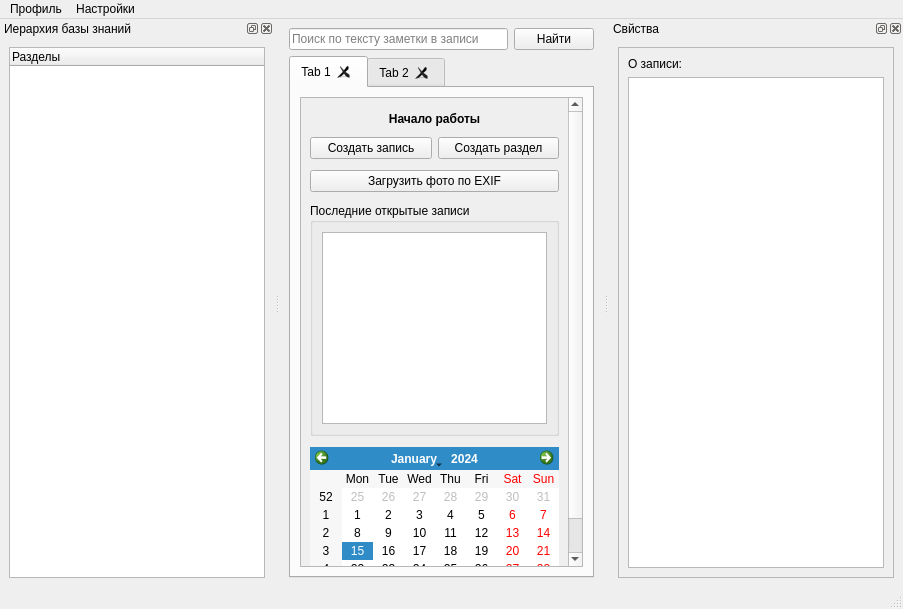
<?xml version="1.0" encoding="UTF-8"?>
<ui version="4.0">
 <class>MainWindow</class>
 <widget class="QMainWindow" name="MainWindow">
  <property name="geometry">
   <rect>
    <x>0</x>
    <y>0</y>
    <width>903</width>
    <height>609</height>
   </rect>
  </property>
  <property name="windowTitle">
   <string>MainWindow</string>
  </property>
  <property name="toolButtonStyle">
   <enum>Qt::ToolButtonStyle::ToolButtonTextBesideIcon</enum>
  </property>
  <property name="documentMode">
   <bool>false</bool>
  </property>
  <property name="dockNestingEnabled">
   <bool>false</bool>
  </property>
  <widget class="QWidget" name="centralwidget">
   <layout class="QVBoxLayout" name="verticalLayout_3">
    <item>
     <layout class="QHBoxLayout" name="horizontalLayout">
      <item>
       <widget class="QLineEdit" name="search_line_edit">
        <property name="inputMask">
         <string/>
        </property>
        <property name="text">
         <string/>
        </property>
        <property name="placeholderText">
         <string>Поиск по тексту заметки в записи</string>
        </property>
       </widget>
      </item>
      <item>
       <widget class="QPushButton" name="search_button">
        <property name="text">
         <string>Найти</string>
        </property>
       </widget>
      </item>
     </layout>
    </item>
    <item>
     <widget class="QTabWidget" name="main_tabs">
      <property name="enabled">
       <bool>true</bool>
      </property>
      <property name="autoFillBackground">
       <bool>false</bool>
      </property>
      <property name="tabPosition">
       <enum>QTabWidget::TabPosition::North</enum>
      </property>
      <property name="tabShape">
       <enum>QTabWidget::TabShape::Rounded</enum>
      </property>
      <property name="currentIndex">
       <number>0</number>
      </property>
      <property name="documentMode">
       <bool>false</bool>
      </property>
      <property name="tabsClosable">
       <bool>true</bool>
      </property>
      <property name="movable">
       <bool>true</bool>
      </property>
      <property name="tabBarAutoHide">
       <bool>true</bool>
      </property>
      <widget class="QWidget" name="tab">
       <attribute name="title">
        <string>Tab 1</string>
       </attribute>
       <layout class="QHBoxLayout" name="horizontalLayout_2">
        <item>
         <layout class="QVBoxLayout" name="verticalLayout_4">
          <item>
           <widget class="QScrollArea" name="scrollArea">
            <property name="widgetResizable">
             <bool>true</bool>
            </property>
            <widget class="QWidget" name="scrollAreaWidgetContents">
             <property name="geometry">
              <rect>
               <x>0</x>
               <y>0</y>
               <width>445</width>
               <height>591</height>
              </rect>
             </property>
             <layout class="QVBoxLayout" name="verticalLayout_6">
              <item>
               <spacer name="verticalSpacer">
                <property name="orientation">
                 <enum>Qt::Orientation::Vertical</enum>
                </property>
                <property name="sizeType">
                 <enum>QSizePolicy::Policy::Minimum</enum>
                </property>
                <property name="sizeHint" stdset="0">
                 <size>
                  <width>20</width>
                  <height>5</height>
                 </size>
                </property>
               </spacer>
              </item>
              <item>
               <widget class="QLabel" name="label">
                <property name="sizePolicy">
                 <sizepolicy hsizetype="Minimum" vsizetype="Maximum">
                  <horstretch>0</horstretch>
                  <verstretch>0</verstretch>
                 </sizepolicy>
                </property>
                <property name="tabletTracking">
                 <bool>false</bool>
                </property>
                <property name="text">
                 <string>&lt;html&gt;&lt;head/&gt;&lt;body&gt;&lt;p&gt;&lt;span style=&quot; font-weight:700;&quot;&gt;Начало работы&lt;/span&gt;&lt;/p&gt;&lt;/body&gt;&lt;/html&gt;</string>
                </property>
                <property name="textFormat">
                 <enum>Qt::TextFormat::AutoText</enum>
                </property>
                <property name="scaledContents">
                 <bool>false</bool>
                </property>
                <property name="alignment">
                 <set>Qt::AlignmentFlag::AlignCenter</set>
                </property>
                <property name="wordWrap">
                 <bool>false</bool>
                </property>
                <property name="openExternalLinks">
                 <bool>false</bool>
                </property>
               </widget>
              </item>
              <item>
               <spacer name="verticalSpacer_3">
                <property name="orientation">
                 <enum>Qt::Orientation::Vertical</enum>
                </property>
                <property name="sizeType">
                 <enum>QSizePolicy::Policy::Minimum</enum>
                </property>
                <property name="sizeHint" stdset="0">
                 <size>
                  <width>20</width>
                  <height>5</height>
                 </size>
                </property>
               </spacer>
              </item>
              <item>
               <layout class="QHBoxLayout" name="horizontalLayout_3">
                <item>
                 <widget class="QPushButton" name="create_entry_button">
                  <property name="text">
                   <string>Создать запись</string>
                  </property>
                 </widget>
                </item>
                <item>
                 <widget class="QPushButton" name="create_section_button">
                  <property name="text">
                   <string>Создать раздел</string>
                  </property>
                 </widget>
                </item>
               </layout>
              </item>
              <item>
               <spacer name="verticalSpacer_4">
                <property name="orientation">
                 <enum>Qt::Orientation::Vertical</enum>
                </property>
                <property name="sizeType">
                 <enum>QSizePolicy::Policy::Minimum</enum>
                </property>
                <property name="sizeHint" stdset="0">
                 <size>
                  <width>20</width>
                  <height>5</height>
                 </size>
                </property>
               </spacer>
              </item>
              <item>
               <widget class="QPushButton" name="load_photo_by_exif_button">
                <property name="text">
                 <string>Загрузить фото по EXIF</string>
                </property>
               </widget>
              </item>
              <item>
               <spacer name="verticalSpacer_2">
                <property name="orientation">
                 <enum>Qt::Orientation::Vertical</enum>
                </property>
                <property name="sizeType">
                 <enum>QSizePolicy::Policy::Minimum</enum>
                </property>
                <property name="sizeHint" stdset="0">
                 <size>
                  <width>20</width>
                  <height>5</height>
                 </size>
                </property>
               </spacer>
              </item>
              <item>
               <widget class="QGroupBox" name="groupBox">
                <property name="sizePolicy">
                 <sizepolicy hsizetype="Preferred" vsizetype="Minimum">
                  <horstretch>0</horstretch>
                  <verstretch>150</verstretch>
                 </sizepolicy>
                </property>
                <property name="title">
                 <string>Последние открытые записи</string>
                </property>
                <layout class="QVBoxLayout" name="verticalLayout_7">
                 <item>
                  <layout class="QVBoxLayout" name="verticalLayout_5">
                   <item>
                    <widget class="QListWidget" name="last_opened_list">
                     <property name="frameShadow">
                      <enum>QFrame::Shadow::Sunken</enum>
                     </property>
                     <property name="sortingEnabled">
                      <bool>true</bool>
                     </property>
                    </widget>
                   </item>
                  </layout>
                 </item>
                </layout>
               </widget>
              </item>
              <item>
               <spacer name="verticalSpacer_5">
                <property name="orientation">
                 <enum>Qt::Orientation::Vertical</enum>
                </property>
                <property name="sizeType">
                 <enum>QSizePolicy::Policy::Minimum</enum>
                </property>
                <property name="sizeHint" stdset="0">
                 <size>
                  <width>20</width>
                  <height>5</height>
                 </size>
                </property>
               </spacer>
              </item>
              <item>
               <widget class="QCalendarWidget" name="calendar"/>
              </item>
             </layout>
            </widget>
           </widget>
          </item>
         </layout>
        </item>
       </layout>
      </widget>
      <widget class="QWidget" name="tab_2">
       <attribute name="title">
        <string>Tab 2</string>
       </attribute>
      </widget>
     </widget>
    </item>
   </layout>
  </widget>
  <widget class="QMenuBar" name="menuBar">
   <property name="geometry">
    <rect>
     <x>0</x>
     <y>0</y>
     <width>903</width>
     <height>33</height>
    </rect>
   </property>
   <widget class="QMenu" name="menu">
    <property name="title">
     <string>Профиль</string>
    </property>
   </widget>
   <widget class="QMenu" name="menu_2">
    <property name="title">
     <string>Настройки</string>
    </property>
   </widget>
   <addaction name="menu"/>
   <addaction name="menu_2"/>
  </widget>
  <widget class="QStatusBar" name="statusBar"/>
  <widget class="QDockWidget" name="hierarchy_dock">
   <property name="floating">
    <bool>false</bool>
   </property>
   <property name="windowTitle">
    <string>Иерархия базы знаний</string>
   </property>
   <attribute name="dockWidgetArea">
    <number>1</number>
   </attribute>
   <widget class="QWidget" name="dockWidgetContents_6">
    <layout class="QVBoxLayout" name="verticalLayout_2">
     <item>
      <widget class="QTreeWidget" name="sections_tree">
       <column>
        <property name="text">
         <string notr="true">Разделы</string>
        </property>
       </column>
      </widget>
     </item>
    </layout>
   </widget>
  </widget>
  <widget class="QDockWidget" name="properties_dock">
   <property name="windowTitle">
    <string>Свйства</string>
   </property>
   <attribute name="dockWidgetArea">
    <number>2</number>
   </attribute>
   <widget class="QWidget" name="dockWidgetContents_7">
    <layout class="QVBoxLayout" name="verticalLayout">
     <item>
      <widget class="QFrame" name="frame">
       <property name="frameShape">
        <enum>QFrame::Shape::StyledPanel</enum>
       </property>
       <property name="frameShadow">
        <enum>QFrame::Shadow::Raised</enum>
       </property>
       <layout class="QVBoxLayout" name="verticalLayout_8">
        <item>
         <widget class="QLabel" name="label_2">
          <property name="text">
           <string>О записи:</string>
          </property>
         </widget>
        </item>
        <item>
         <widget class="QTextBrowser" name="textBrowser"/>
        </item>
       </layout>
      </widget>
     </item>
    </layout>
   </widget>
  </widget>
 </widget>
 <resources/>
 <connections/>
</ui>
